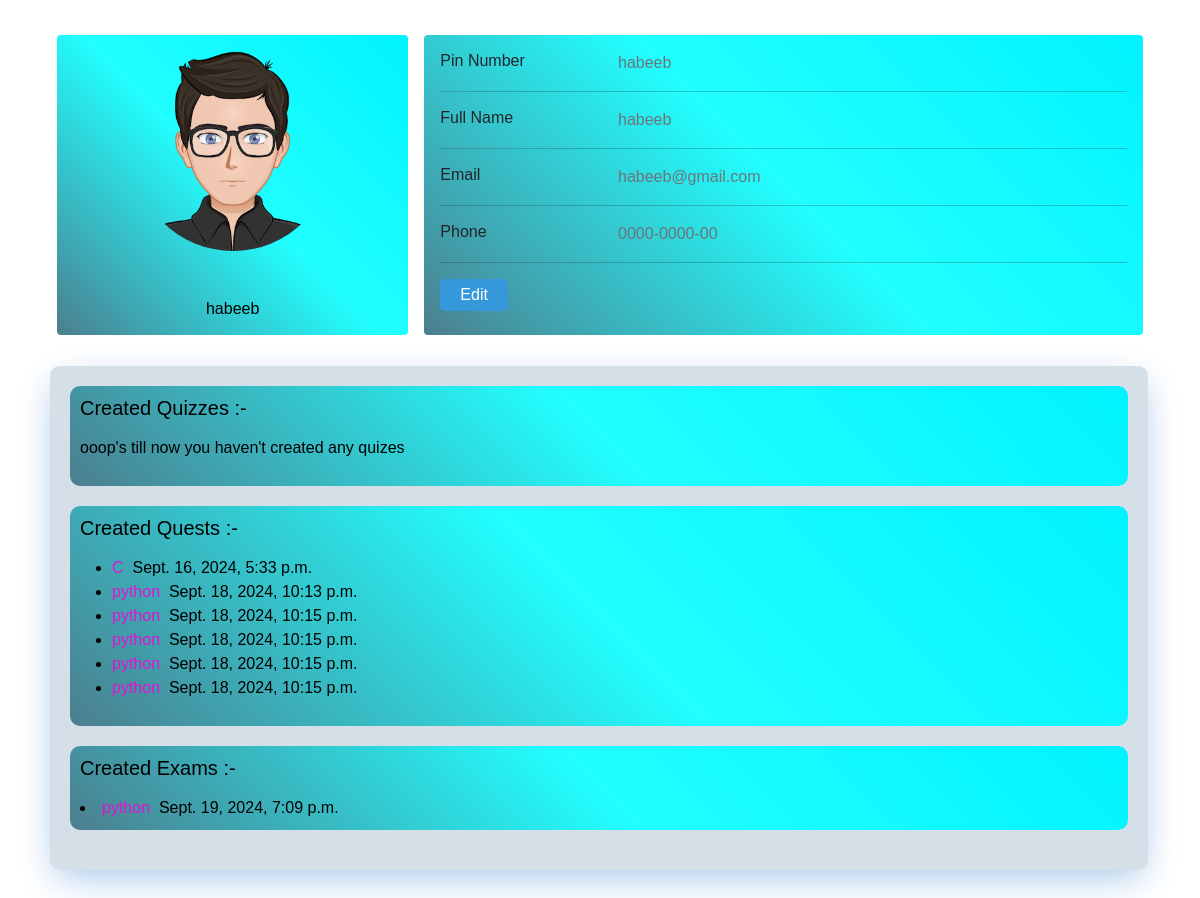
Screenshot of /Accounts/profile-view/ (signed in) with the database file from the repository.
### Accounts/models.py (models this page shows, shortened)
class Profile(models.Model):
    pin=models.OneToOneField(User,on_delete=models.CASCADE)
    phone=models.CharField(max_length=100)
    fullname=models.CharField(max_length=100)
    image=models.ImageField(upload_to='images/',default='images/avatar7.png')
    isLecturer=models.BooleanField(default=False)

### Dailyquest/models.py (models this page shows, shortened)
class Quest(models.Model):
    host=models.ForeignKey(User,on_delete=models.CASCADE)
    subject=models.CharField(max_length=200)
    title=models.CharField(max_length=200)
    quest_id=models.IntegerField(null=True,default=0)
    created_date=models.DateTimeField(null=True,blank=True)
    start_time=models.DateTimeField(null=True,blank=True)
    end_time=models.DateTimeField(null=True,blank=True)
    shift=models.CharField(max_length=200,default="")
    semester=models.CharField(max_length=200,default="")

### Exam/models.py (models this page shows, shortened)
class Exam(models.Model):
    host=models.ForeignKey(User,on_delete=models.CASCADE)
    subject=models.CharField(max_length=200)
    title=models.CharField(max_length=200)
    exam_id=models.IntegerField(null=True,default=0)
    start_time=models.DateTimeField(null=True,blank=True)
    end_time=models.DateTimeField(null=True,blank=True)
    shift=models.CharField(max_length=200,default="")
    semester=models.CharField(max_length=200,default="")
    created_date=models.DateTimeField(null=True,blank=True)

### Accounts/views.py (the view)
# urls.py: path('profile-view/',views.profile_view,name='profile-view'),
@login_required(login_url='/Accounts/login/')
def profile_view(request):
    user_profile = get_object_or_404(Profile, pin=request.user)
    quizzes=Quiz.objects.filter(host=request.user)
    quests=Quest.objects.filter(host=request.user)
    exams=Exam.objects.filter(host=request.user)
    attended_quizes=quiz.models.Responses.objects.filter(pin=request.user)
    attended_quests=Dailyquest.models.Responses.objects.filter(pin=request.user)
    attended_exams=Responses.objects.filter(pin=request.user)
    if not user_profile.image:
        user_profile.image="images/avatar7.png"
    details = { 'fullname': user_profile.fullname,'image':user_profile.image,'phone':user_profile.phone,'isLecturer':user_profile.isLecturer,'quizzes':quizzes,'quests':quests,'attended_quizes':attended_quizes,'attended_quests':attended_quests,'exams':exams,'attended_exams':attended_exams}
    return render(request, 'Accounts/profile.html', details)

### templates/Accounts/profile.html (shortened to what this page needs)
{% load custom_filters %}
<!DOCTYPE html>
<html lang="en">
<head>
  <link href="https://cdn.jsdelivr.net/npm/bootstrap@5.3.3/dist/css/bootstrap.min.css" rel="stylesheet"
>
</head>
<body>
  <div class="container">
    <div class="main-body">
      <div class="row gutters-sm">
        <div class="col-md-4 mb-3">
          <div class="card">
            <div class="card-body">
              <div class="d-flex flex-column align-items-center text-center">
                <img src="/media/{{image}}" alt="Admin" class="rounded-circle" style="object-fit:fill;" width="200"
                  height="200">
                <div class="mt-5">
                  <h4 class="username">{{ user.username }}</h4>
                </div>
              </div>
            </div>
          </div>
        </div>
        <div class="col-md-8">
          <div class="card mb-3">
            <div class="card-body">
              <div class="row">
                <div class="col-sm-3">
                  <h6 class="mb-0">Pin Number</h6>
                </div>
                <div class="col-sm-9 text-secondary">
                  {{ user }}
                </div>
              </div>
              <hr>
              <div class="row">
                <div class="col-sm-3">
                  <h6 class="mb-0">Full Name</h6>
                </div>
                <div class="col-sm-9 text-secondary">
                  {{ fullname }}
                </div>
              </div>
              <hr>
              <div class="row">
                <div class="col-sm-3">
                  <h6 class="mb-0">Email</h6>
                </div>
                <div class="col-sm-9 text-secondary">
                  {{ user.email }}
                </div>
              </div>
              <hr>
              <div class="row">
                <div class="col-sm-3">
                  <h6 class="mb-0">Phone</h6>
                </div>
                <div class="col-sm-9 text-secondary">
                  {{ phone }}
                </div>
              </div>
              <hr>
              <div class="row">
                <div class="col-sm-12">
                  <a href="../profile-update"><button>Edit</button></a>
                </div>
              </div>
            </div>
          </div>
        </div>
      </div>
    </div>
  </div>
  <div class="student-area">
    {% if isLecturer %}
    <div class="quizes">
      <h5 class="mb-3">Created Quizzes :-</h5>
      {% if quizzes|length > 0 %}
      <ul>
        {% for quiz in quizzes %}
        <li>
          <a href="/quiz/{{quiz.quiz_id}}">{{quiz.title}}</a>&nbsp&nbsp<span
            class="created-date">{{quiz.created_date}}</span>
        </li>
        {% endfor %}
      </ul>
      {%else%}
      <p>ooop's till now you haven't created any quizes</p>
      {%endif%}
    </div>
    <div class="quests">
      <h5 class="mb-3">Created Quests :-</h5>
      {% if quests|length > 0%}
      <ul>
        {% for quest in quests %}
        <li>
          <a href="/Dailyquest/{{quest.quest_id}}">{{quest.title}}</a>&nbsp&nbsp<span
            class="created-date">{{quest.created_date}}</span>
        </li>
        {% endfor %}
      </ul>
      {%else%}
      <p>ooops's till now you haven't created any quests</p>
      {% endif%}
    </div>
    <div class="exams">
      <h5 class="mb-3">Created Exams :- </h5>
      {% if exams|length > 0%}
      {% for exam in exams%}
      <li>
        <a href="/Exam/{{exam.exam_id}}">{{exam.title}}</a>&nbsp&nbsp<span
          class="created-date">{{exam.created_date}}</span>
      </li>
      {%endfor%}
      {% else %}
      <p>ooops' till now you haven't created any exams</p>
      {% endif %}
    </div>
    {% endif%}
  </div>
</body>
</html>

### templates/Accounts/profile.html (style rules this page uses)
* { padding: 0; margin: 0; box-sizing: border-box; font-family: 'Gill Sans', 'Gill Sans MT', Calibri, 'Trebuchet MS', sans-serif; }
body { margin-top: 20px; color: #1a202c; text-align: left; background-color: white; }
.main-body { padding: 15px; }
.card { background: linear-gradient(45deg, rgb(76, 126, 142), rgb(33, 255, 255), rgb(0, 243, 255)); position: relative; display: flex; flex-direction: column; min-width: 0; word-wrap: break-word; background-color: #fff; background-clip: border-box; border: 0 solid rgba(0, 0, 0, .125); border-radius: .25rem; }
button { padding: 4px 20px; border: none; border-radius: 5px; background-color: #3498db; color: white; cursor: pointer; }
.card-body { flex: 1 1 auto; min-height: 1px; padding: 1rem; height: 300px; }
.gutters-sm { margin-right: -8px; margin-left: -8px; }
.gutters-sm>.col, .gutters-sm>[class*=col-] { padding-right: 8px; padding-left: 8px; }
.mb-3, .my-3 { margin-bottom: 1rem !important; }
a { text-decoration: none; }
.student-area { align-items: center; padding: 30px; margin-left: 50px; margin-right: 52px; box-shadow: 0px 12px 37px -6px #a1c4e7; border-radius: 10px; padding: 20px; margin-bottom: 30px; background-color: #d4dfe7; }
.username { color: black; font-size: 16px; }
.attended-quizes, .attended-quests, .attended-exams, .quizes, .quests, .exams { background: linear-gradient(45deg, rgb(76, 126, 142), rgb(33, 255, 255), rgb(0, 243, 255)); padding: 10px; border-radius: 10px; color: black; margin-bottom: 20px; }
a { color: #df14d5; }

### rows the page displays
Profile: fullname "habeeb", phone "0000-0000-00"
Quest: title "C", created_date "Sept. 16, 2024, 5:33 p.m."
Quest: title "python", created_date "Sept. 18, 2024, 10:13 p.m."
Quest: title "python", created_date "Sept. 18, 2024, 10:15 p.m."
Quest: title "python", created_date "Sept. 18, 2024, 10:15 p.m."
Quest: title "python", created_date "Sept. 18, 2024, 10:15 p.m."
Quest: title "python", created_date "Sept. 18, 2024, 10:15 p.m."
Exam: title "python", created_date "Sept. 19, 2024, 7:09 p.m."

### other values shown
{{ user.username }} "habeeb"
{{ user }} "habeeb"
{{ user.email }} "habeeb@gmail.com"
